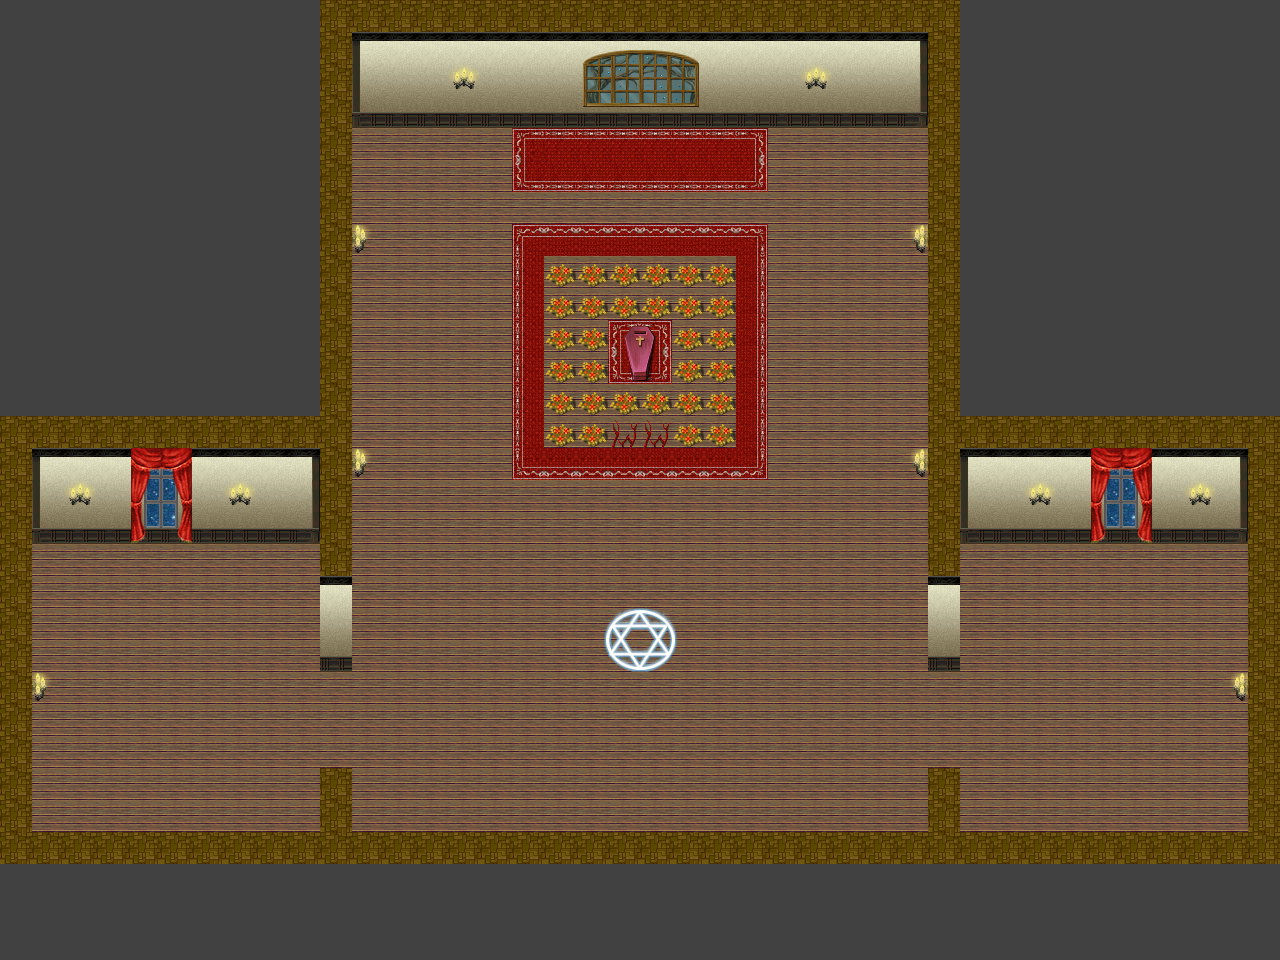

A 2D game scene composited from a Tiled map and its tileset images. What follows is a short description and the map's XML, with each tile layer's data collapsed to a summary:
An orthogonal 40x30 tile map with 32x32 px tiles, 10 tile layers (bg, floor_walk, walls, carpet, ...).

<map version="1.0" orientation="orthogonal" width="40" height="30" tilewidth="32" tileheight="32">
 <tileset firstgid="1" name="castle_001" tilewidth="32" tileheight="32">
  <image source="castle_001.png" width="768" height="1600" />
  <tile id="506">
   <properties>
    <property name="candle" value="11" />
   </properties>
  </tile>
  <tile id="507">
   <properties>
    <property name="candle" value="11" />
   </properties>
  </tile>
  <tile id="508">
   <properties>
    <property name="candle" value="11" />
   </properties>
  </tile>
  <tile id="602">
   <properties>
    <property name="candle" value="11" />
   </properties>
  </tile>
  <tile id="603">
   <properties>
    <property name="candle" value="11" />
   </properties>
  </tile>
  <tile id="604">
   <properties>
    <property name="candle" value="11" />
   </properties>
  </tile>
  <tile id="624">
   <properties>
    <property name="allow_movement" value="1" />
   </properties>
  </tile>
  <tile id="625">
   <properties>
    <property name="allow_movement" value="1" />
   </properties>
  </tile>
  <tile id="626">
   <properties>
    <property name="allow_movement" value="1" />
   </properties>
  </tile>
  <tile id="650">
   <properties>
    <property name="allow_movement" value="1" />
   </properties>
  </tile>
  <tile id="696">
   <properties>
    <property name="thorn" value="3" />
   </properties>
  </tile>
  <tile id="798">
   <properties>
    <property name="item_position" value="2" />
   </properties>
  </tile>
 </tileset>
 <layer name="bg" width="40" height="30">
  <data>[1200 cells, 380 non-empty, 1 distinct tile ids]</data>
 </layer>
 <layer name="floor_walk" width="40" height="30">
  <data>[1200 cells, 674 non-empty, 2 distinct tile ids]</data>
 </layer>
 <layer name="walls" width="40" height="30">
  <data>[1200 cells, 114 non-empty, 9 distinct tile ids]</data>
 </layer>
 <layer name="carpet" width="40" height="30">
  <data>[1200 cells, 48 non-empty, 14 distinct tile ids]</data>
 </layer>
 <layer name="windows" width="40" height="30">
  <data>[1200 cells, 12 non-empty, 6 distinct tile ids]</data>
 </layer>
 <layer name="decorations" width="40" height="30">
  <data>[1200 cells, 18 non-empty, 7 distinct tile ids]</data>
 </layer>
 <layer name="coffin" width="40" height="30">
  <data>[1200 cells, 42 non-empty, 8 distinct tile ids]</data>
 </layer>
 <layer name="exit" width="40" height="30">
  <data>[1200 cells, 8 non-empty, 8 distinct tile ids]</data>
 </layer>
 <layer name="big_window" width="40" height="30">
  <data>[1200 cells, 12 non-empty, 12 distinct tile ids]</data>
 </layer>
 <layer name="ceiling" width="40" height="30">
  <data>[1200 cells, 142 non-empty, 1 distinct tile ids]</data>
 </layer>
</map>